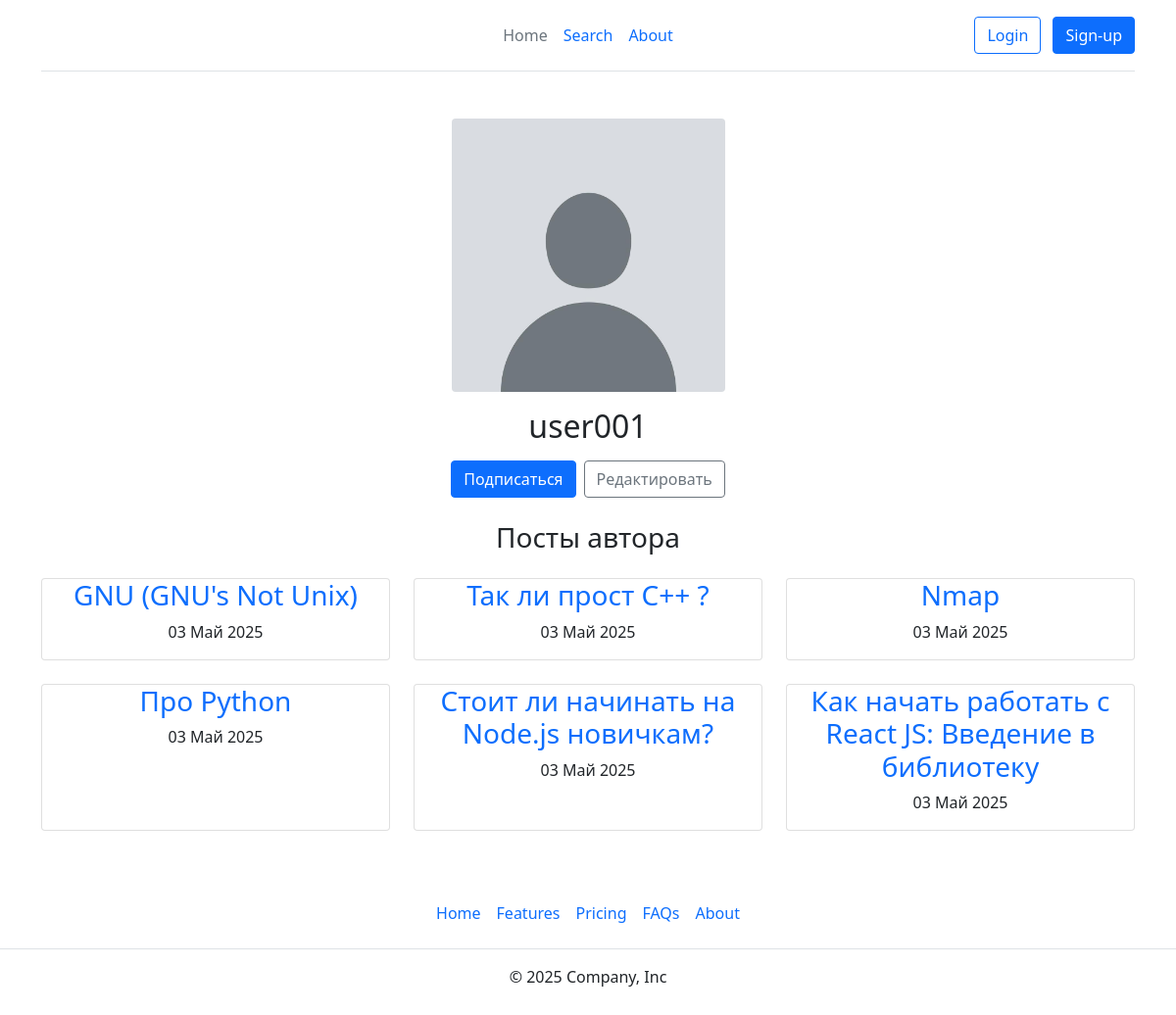
The app's page /author/8, older data.
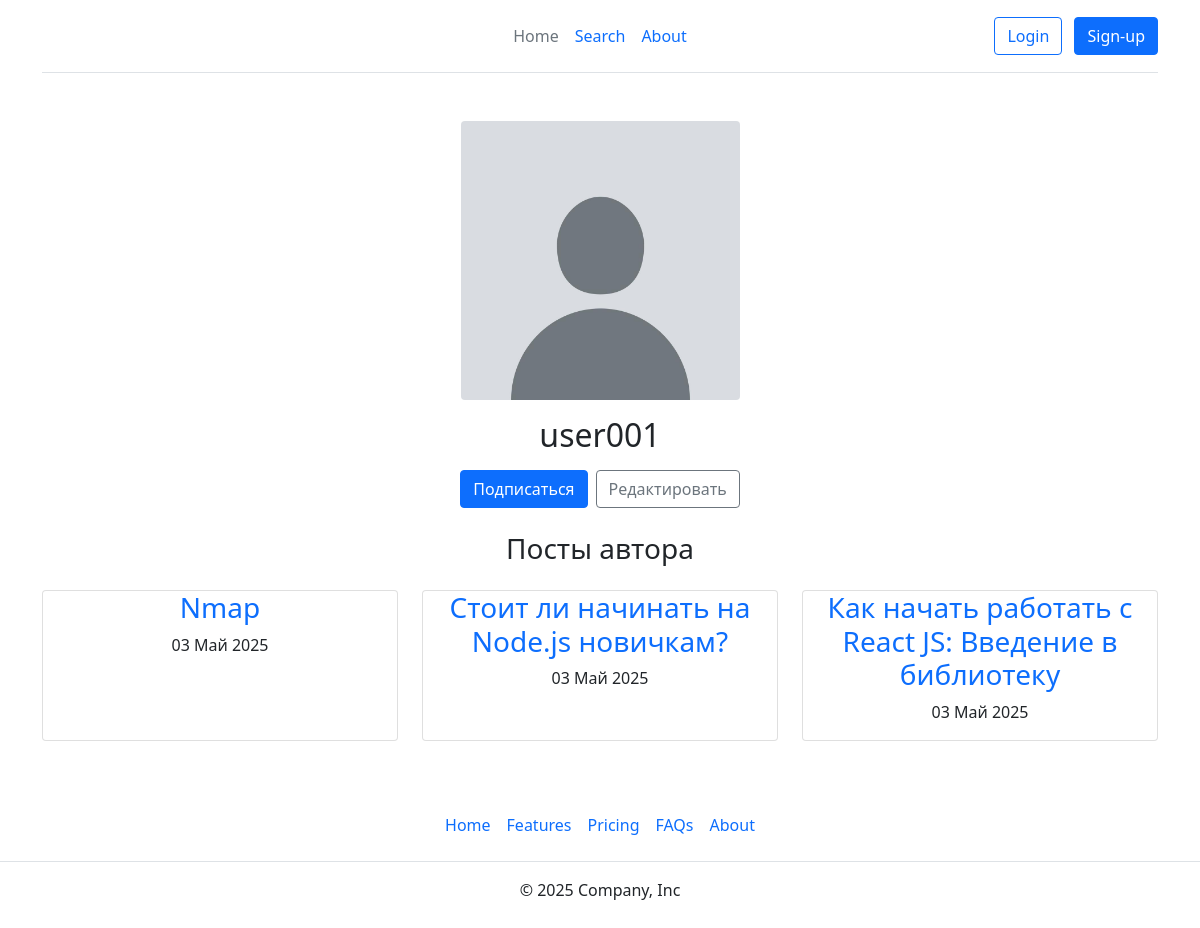
The same page, newer data.
### blog/models.py (models this page shows, shortened)
class Post(models.Model):
    title = models.CharField(max_length=200)
    slug = models.SlugField(max_length=200, unique=True, blank=True)
    body = RichTextUploadingField()
    created_at = models.DateTimeField(auto_now=True)
    published = models.BooleanField(default=True)
    author = models.ForeignKey(User, on_delete=models.CASCADE)
    tags = models.ManyToManyField(Tag, blank=True)
    class Meta:
        ordering = ['-created_at']
    def get_absolute_url(self):
        return reverse('post_detail', args=[self.slug])

### blog/views.py (the view)
# urls.py: path('author/<int:pk>', AuthorDetailView.as_view(), name='author'),
class AuthorDetailView(DetailView):
    model = User
    template_name = 'blog/author_detail.html'
    context_object_name = 'author'
    def get_context_data(self, **kwargs):
        context = super().get_context_data(**kwargs)
        context['posts'] = Post.objects.filter(author=self.object, published=True)
        context['profile'] = self.object.profile
        return context

### templates/blog/author_detail.html (shortened to what this page needs)
{% extends 'base.html' %}
{% block content %}
<div class="container mt-4 text-center">
    <img src="{{ profile.avatar.url }}" class="rounded w-25" alt="...">
    <h2 class="mt-3">{{ profile.user }}</h2>
    <div class="d-flex justify-content-center gap-2 mb-4">
        <button class="btn btn-primary"> Подписаться</button>
        <button class="btn btn-outline-secondary"> Редактировать</button>
    </div>
</div>
<div class="container text-center mb-5">
    <h3 class="mb-4">Посты автора</h3>
    <div class="row g-4">
        {% for post in posts %}
        <div class="col-md-4">
            <div class="card card-post h-100">
                <h3><a href="{{ post.get_absolute_url }}">{{ post.title }}</a></h3>
                <p>{{ post.created_at|date:"d M Y" }}</p>
            </div>
        </div>
        {% endfor %}
    </div>
</div>
{% endblock %}

Row changes from the older to the newer data that the page shows:
no longer on this page (row edited): Post: title "GNU (GNU's Not Unix)", created_at "03 Май 2025"
no longer on this page (row edited): Post: title "Так ли прост C++ ?", created_at "03 Май 2025"
no longer on this page (row edited): Post: title "Про Python", created_at "03 Май 2025"
